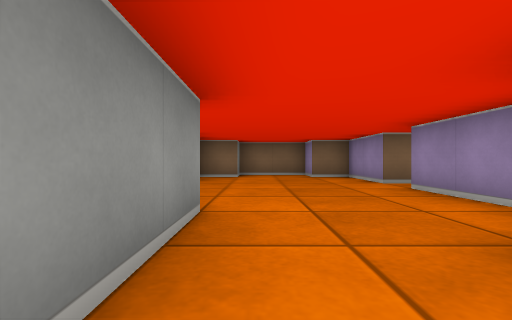
view 1 (above)

21 first-person views from a walk through a cub3D maze. The camera is about half as high as the walls, looks level and sees 85° across. The floor is counted in squares. Each view is taken from the middle of a square. On the plan, view 1 faces up. The plan holds only what a view shows up to about 9 squares ahead; the rest is blank.

view 2
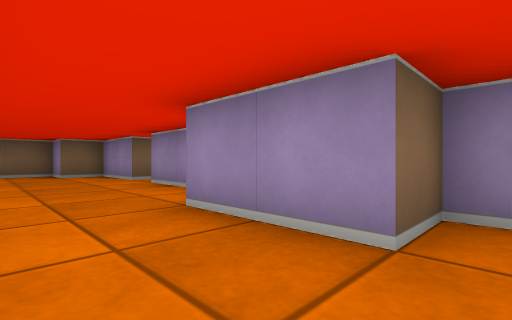

view 3
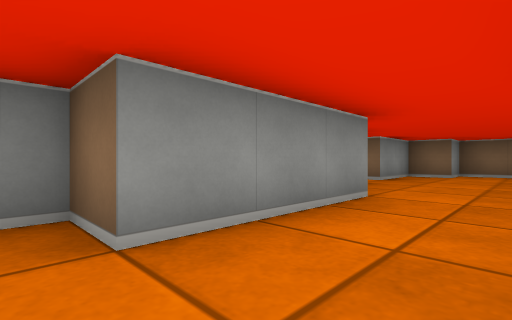

view 4
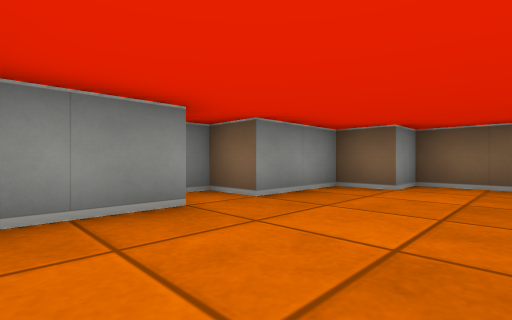

view 5
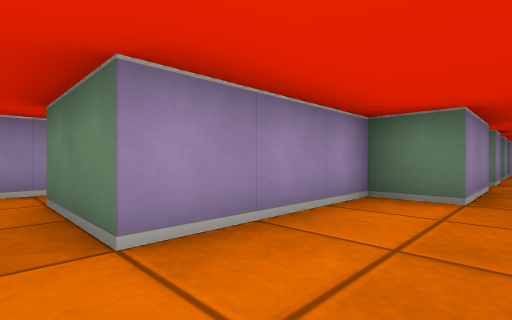

view 6
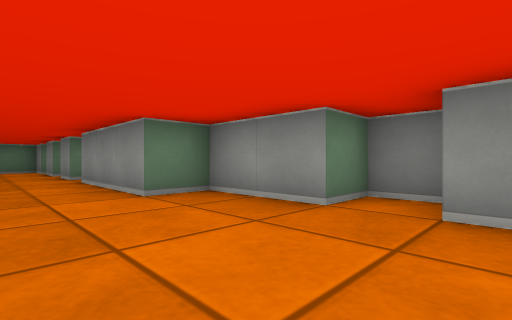

view 7
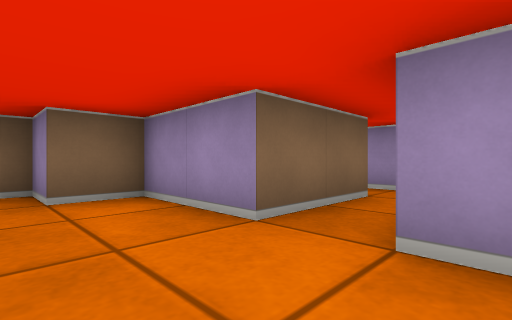

view 8
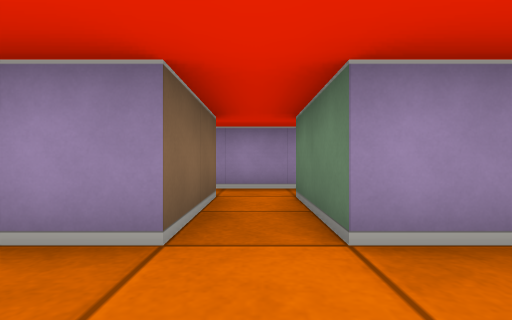

view 9
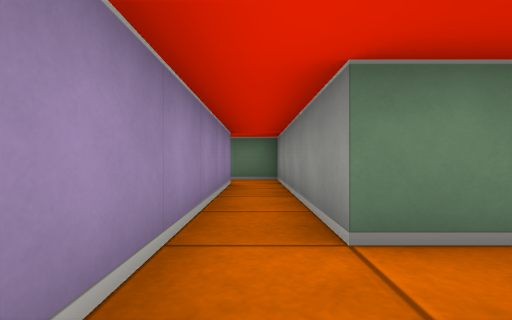

view 10
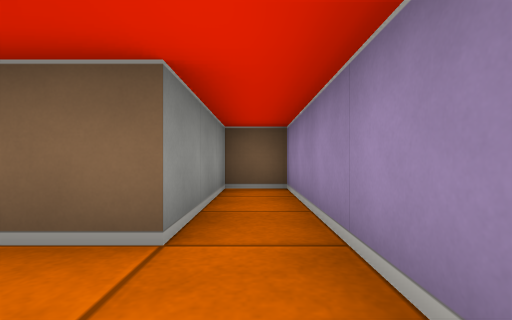

view 11
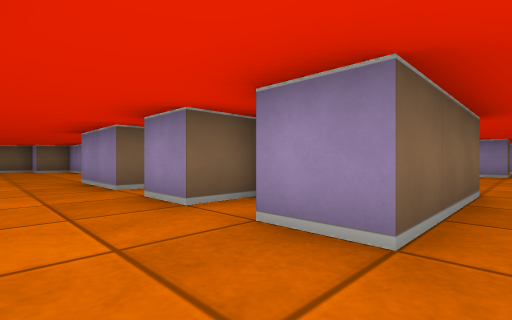

view 12
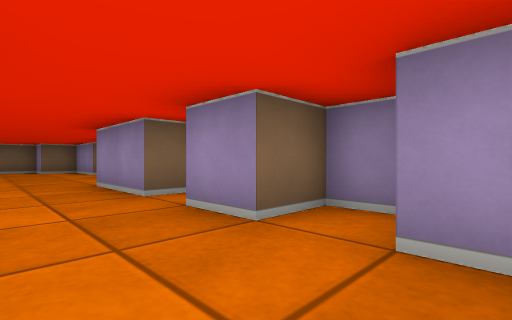

view 13
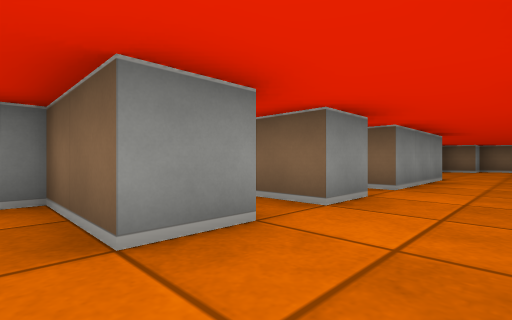

view 14
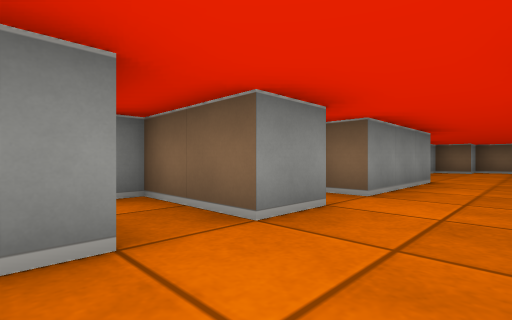

view 15
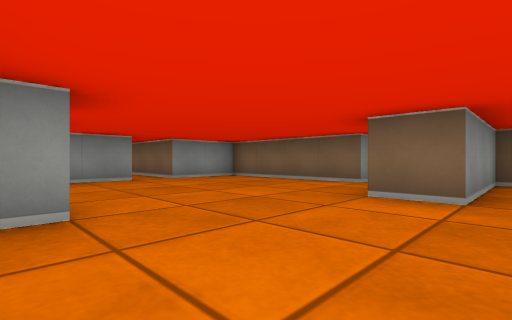

view 16
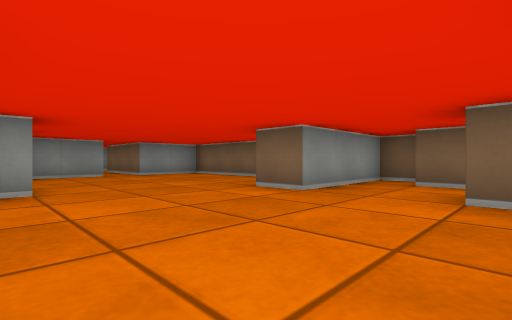

view 17
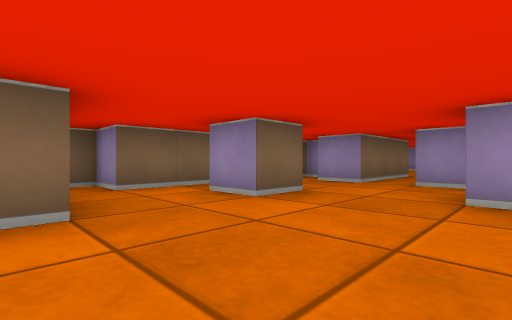

view 18
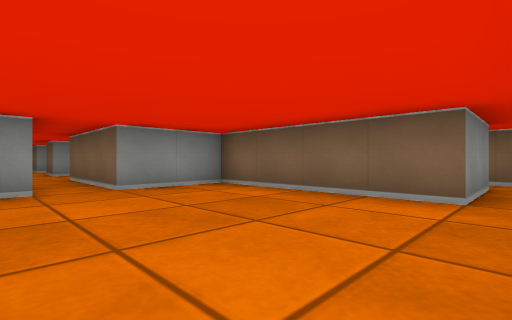

view 19
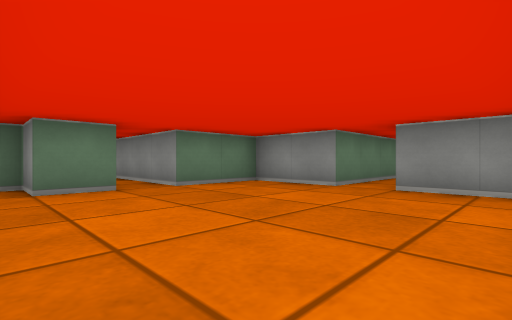

view 20
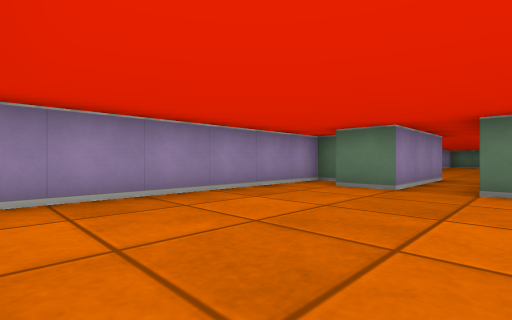

view 21
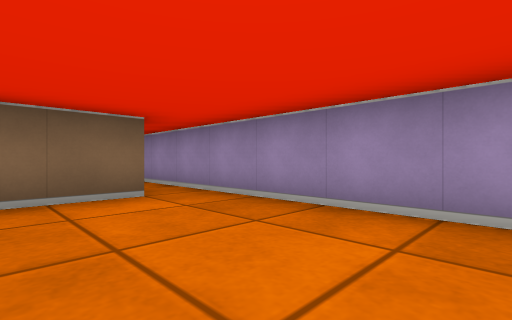

### Floor plan
Ten units are one square. View 1 is at (0, 0); x grows to the right and y downward. Boxes are objects, and circles mark ways between rooms. Rooms are numbered by the first view taken in them; rooms with no view inside come last. Other rooms are left out.
<svg viewBox="-30 -90 270 205">
<path fill="none" stroke="#000" d="M25 -55 25 -75 15 -75 15 -85 -5 -85 -5 -75 -15 -75 -15 -55 -25 -55 -25 -45 -15 -45 -15 -25 -5 -25 -5 5 -15 5 -15 10M25 10 25 5 15 5 15 -15 25 -15 25 -45M25 -45 45 -45 45 5 56 5M55 -5 55 -85 45 -85 45 -55 25 -55M15 61 15 55M-5 45 -25 45M-5 34 -5 45M-5 15 -5 25 -25 25 -25 29M15 45 15 35M25 32 25 25 15 25 15 15M85 75 85 80M85 25 45 25 45 45 15 45M135 40 135 45 125 45 125 35M132 25 115 25 115 15 105 15 105 45 95 45 95 39M45 55 45 71M155 45 155 35M155 62 155 55M225 25 185 25 185 45 155 45M155 55 185 55 185 75 205 75 205 105M215 105 215 75 225 75 225 85 235 85 235 26"/>
<circle cx="35" cy="-50" r="3" fill="#2a7"/>
<circle cx="5" cy="20" r="3" fill="#2a7"/>
<circle cx="5" cy="40" r="3" fill="#2a7"/>
<circle cx="20" cy="50" r="3" fill="#2a7"/>
<circle cx="160" cy="50" r="3" fill="#2a7"/>
<text x="0" y="-40">1</text>
<text x="50" y="-40">2</text>
<text x="0" y="60">3</text>
<text x="0" y="30">4</text>
<text x="100" y="50">5</text>
<text x="210" y="50">6</text>
</svg>
Room 1 opens to room 2. Room 1 opens to room 4. Room 3 opens to room 4. Room 3 opens to room 5. Room 5 opens to room 6.

Where each view was taken, in squares from view 1:
view 1: 0 up, 0 right, facing up
view 2: 1 down, 0 right, facing up-right
view 3: 1 down, 1 right, facing up-left
view 4: 3 up, 1 right, facing up-left
view 5: 5 up, 1 right, facing down-right
view 6: 6 up, 1 right, facing down-left
view 7: 4 up, 1 right, facing up-right
view 8: 5 up, 1 right, facing right
view 9: 6 up, 5 right, facing down
view 10: 4 up, 5 right, facing up
view 11: 5 down, 0 right, facing up-right
view 12: 4 down, 0 right, facing up-right
view 13: 5 down, 1 right, facing up-left
view 14: 4 down, 1 right, facing up-left
view 15: 8 down, 11 right, facing up-left
view 16: 8 down, 13 right, facing up-left
view 17: 7 down, 10 right, facing up-right
view 18: 6 down, 23 right, facing up-left
view 19: 3 down, 23 right, facing down-left
view 20: 3 down, 20 right, facing down-right
view 21: 6 down, 21 right, facing up-right
